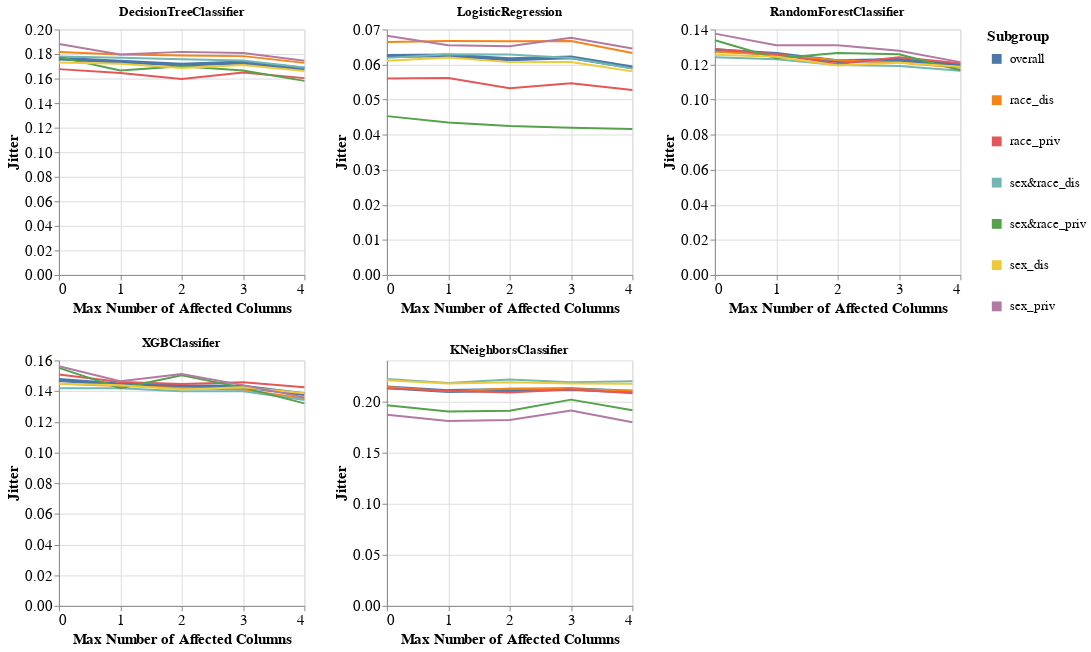

Notebook cell for this chart:
### Markdown cell above
### Specific subgroup metric per dataset and multiple models

### Code cell
visualizer.create_subgroups_grid_pct_lines_per_model_plot(subgroup_metric='Jitter',
                                                          target_preprocessing_technique=PREPROCESSING_TECHNIQUES[0],
                                                          model_names=MODEL_NAMES,
                                                          mode='max_num_columns')

### Figure 1 — Vega-Lite specification as saved in the notebook (floating-point values rounded to 4 significant figures)
{"config": {"view": {"continuousWidth": 400, "continuousHeight": 300}, "axis": {"labelFontSize": 15, "titleFontSize": 15}, "legend": {"labelFontSize": 13, "symbolStrokeWidth": 10, "titleFontSize": 15}}, "vconcat": [{"hconcat": [{"mark": "line", "encoding": {"color": {"field": "Subgroup", "type": "nominal"}, "strokeWidth": {"condition": {"value": 4, "test": "datum.Subgroup == 'overall'"}, "value": 2}, "x": {"axis": {"tickMinStep": 1}, "field": "Percentage", "title": "Max Number of Affected Columns", "type": "quantitative"}, "y": {"field": "Metric_Value", "title": "Jitter", "type": "quantitative"}}, "height": 250, "title": "DecisionTreeClassifier", "width": 250}, {"data": {"name": "data-a92ba8053cffd406ef3d83cafd9003b3"}, "mark": "line", "encoding": {"color": {"field": "Subgroup", "type": "nominal"}, "strokeWidth": {"condition": {"value": 4, "test": "datum.Subgroup == 'overall'"}, "value": 2}, "x": {"axis": {"tickMinStep": 1}, "field": "Percentage", "title": "Max Number of Affected Columns", "type": "quantitative"}, "y": {"field": "Metric_Value", "title": "Jitter", "type": "quantitative"}}, "height": 250, "title": "LogisticRegression", "width": 250}, {"data": {"name": "data-cd5742ee806b767fe313db1b54f65eeb"}, "mark": "line", "encoding": {"color": {"field": "Subgroup", "type": "nominal"}, "strokeWidth": {"condition": {"value": 4, "test": "datum.Subgroup == 'overall'"}, "value": 2}, "x": {"axis": {"tickMinStep": 1}, "field": "Percentage", "title": "Max Number of Affected Columns", "type": "quantitative"}, "y": {"field": "Metric_Value", "title": "Jitter", "type": "quantitative"}}, "height": 250, "title": "RandomForestClassifier", "width": 250}]}, {"hconcat": [{"mark": "line", "encoding": {"color": {"field": "Subgroup", "type": "nominal"}, "strokeWidth": {"condition": {"value": 4, "test": "datum.Subgroup == 'overall'"}, "value": 2}, "x": {"axis": {"tickMinStep": 1}, "field": "Percentage", "title": "Max Number of Affected Columns", "type": "quantitative"}, "y": {"field": "Metric_Value", "title": "Jitter", "type": "quantitative"}}, "height": 250, "title": "XGBClassifier", "width": 250}, {"data": {"name": "data-e5080bacfdd8e9cd53d47f045d9adc9f"}, "mark": "line", "encoding": {"color": {"field": "Subgroup", "type": "nominal"}, "strokeWidth": {"condition": {"value": 4, "test": "datum.Subgroup == 'overall'"}, "value": 2}, "x": {"axis": {"tickMinStep": 1}, "field": "Percentage", "title": "Max Number of Affected Columns", "type": "quantitative"}, "y": {"field": "Metric_Value", "title": "Jitter", "type": "quantitative"}}, "height": 250, "title": "KNeighborsClassifier", "width": 250}], "data": {"name": "data-29b5c967879d0432fb229ee66afd3fc4"}}], "data": {"name": "data-c56f06eae6d95aa3b6ca33a19c95e19d"}, "$schema": "https://vega.github.io/schema/vega-lite/v4.17.0.json", "datasets": {"data-c56f06eae6d95aa3b6ca33a19c95e19d": [{"Model_Name": "DecisionTreeClassifier", "Test_Set_Index": 0.0, "Metric": "Jitter", "Subgroup": "overall", "Num_Estimators": 200.0, "Metric_Value": 0.1763, "Percentage": 0.0}, {"Model_Name": "DecisionTreeClassifier", "Test_Set_Index": 0.0, "Metric": "Jitter", "Subgroup": "race_dis", "Num_Estimators": 200.0, "Metric_Value": 0.1816, "Percentage": 0.0}, {"Model_Name": "DecisionTreeClassifier", "Test_Set_Index": 0.0, "Metric": "Jitter", "Subgroup": "race_priv", "Num_Estimators": 200.0, "Metric_Value": 0.1677, "Percentage": 0.0}, {"Model_Name": "DecisionTreeClassifier", "Test_Set_Index": 0.0, "Metric": "Jitter", "Subgroup": "sex&race_dis", "Num_Estimators": 200.0, "Metric_Value": 0.1779, "Percentage": 0.0}, {"Model_Name": "DecisionTreeClassifier", "Test_Set_Index": 0.0, "Metric": "Jitter", "Subgroup": "sex&race_priv", "Num_Estimators": 200.0, "Metric_Value": 0.1775, "Percentage": 0.0}, {"Model_Name": "DecisionTreeClassifier", "Test_Set_Index": 0.0, "Metric": "Jitter", "Subgroup": "sex_dis", "Num_Estimators": 200.0, "Metric_Value": 0.173, "Percentage": 0.0}, {"Model_Name": "DecisionTreeClassifier", "Test_Set_Index": 0.0, "Metric": "Jitter", "Subgroup": "sex_priv", "Num_Estimators": 200.0, "Metric_Value": 0.1882, "Percentage": 0.0}, {"Model_Name": "DecisionTreeClassifier", "Test_Set_Index": 1.0, "Metric": "Jitter", "Subgroup": "overall", "Num_Estimators": 200.0, "Metric_Value": 0.1738, "Percentage": 1.0}, {"Model_Name": "DecisionTreeClassifier", "Test_Set_Index": 1.0, "Metric": "Jitter", "Subgroup": "race_dis", "Num_Estimators": 200.0, "Metric_Value": 0.1796, "Percentage": 1.0}, {"Model_Name": "DecisionTreeClassifier", "Test_Set_Index": 1.0, "Metric": "Jitter", "Subgroup": "race_priv", "Num_Estimators": 200.0, "Metric_Value": 0.1645, "Percentage": 1.0}, {"Model_Name": "DecisionTreeClassifier", "Test_Set_Index": 1.0, "Metric": "Jitter", "Subgroup": "sex&race_dis", "Num_Estimators": 200.0, "Metric_Value": 0.177, "Percentage": 1.0}, {"Model_Name": "DecisionTreeClassifier", "Test_Set_Index": 1.0, "Metric": "Jitter", "Subgroup": "sex&race_priv", "Num_Estimators": 200.0, "Metric_Value": 0.1666, "Percentage": 1.0}, {"Model_Name": "DecisionTreeClassifier", "Test_Set_Index": 1.0, "Metric": "Jitter", "Subgroup": "sex_dis", "Num_Estimators": 200.0, "Metric_Value": 0.1721, "Percentage": 1.0}, {"Model_Name": "DecisionTreeClassifier", "Test_Set_Index": 1.0, "Metric": "Jitter", "Subgroup": "sex_priv", "Num_Estimators": 200.0, "Metric_Value": 0.1796, "Percentage": 1.0}, {"Model_Name": "DecisionTreeClassifier", "Test_Set_Index": 2.0, "Metric": "Jitter", "Subgroup": "overall", "Num_Estimators": 200.0, "Metric_Value": 0.1714, "Percentage": 2.0}, {"Model_Name": "DecisionTreeClassifier", "Test_Set_Index": 2.0, "Metric": "Jitter", "Subgroup": "race_dis", "Num_Estimators": 200.0, "Metric_Value": 0.1787, "Percentage": 2.0}, {"Model_Name": "DecisionTreeClassifier", "Test_Set_Index": 2.0, "Metric": "Jitter", "Subgroup": "race_priv", "Num_Estimators": 200.0, "Metric_Value": 0.1597, "Percentage": 2.0}, {"Model_Name": "DecisionTreeClassifier", "Test_Set_Index": 2.0, "Metric": "Jitter", "Subgroup": "sex&race_dis", "Num_Estimators": 200.0, "Metric_Value": 0.1757, "Percentage": 2.0}, {"Model_Name": "DecisionTreeClassifier", "Test_Set_Index": 2.0, "Metric": "Jitter", "Subgroup": "sex&race_priv", "Num_Estimators": 200.0, "Metric_Value": 0.17, "Percentage": 2.0}, {"Model_Name": "DecisionTreeClassifier", "Test_Set_Index": 2.0, "Metric": "Jitter", "Subgroup": "sex_dis", "Num_Estimators": 200.0, "Metric_Value": 0.1686, "Percentage": 2.0}, {"Model_Name": "DecisionTreeClassifier", "Test_Set_Index": 2.0, "Metric": "Jitter", "Subgroup": "sex_priv", "Num_Estimators": 200.0, "Metric_Value": 0.1817, "Percentage": 2.0}, {"Model_Name": "DecisionTreeClassifier", "Test_Set_Index": 3.0, "Metric": "Jitter", "Subgroup": "overall", "Num_Estimators": 200.0, "Metric_Value": 0.1731, "Percentage": 3.0}, {"Model_Name": "DecisionTreeClassifier", "Test_Set_Index": 3.0, "Metric": "Jitter", "Subgroup": "race_dis", "Num_Estimators": 200.0, "Metric_Value": 0.1783, "Percentage": 3.0}, {"Model_Name": "DecisionTreeClassifier", "Test_Set_Index": 3.0, "Metric": "Jitter", "Subgroup": "race_priv", "Num_Estimators": 200.0, "Metric_Value": 0.1649, "Percentage": 3.0}, {"Model_Name": "DecisionTreeClassifier", "Test_Set_Index": 3.0, "Metric": "Jitter", "Subgroup": "sex&race_dis", "Num_Estimators": 200.0, "Metric_Value": 0.1748, "Percentage": 3.0}, {"Model_Name": "DecisionTreeClassifier", "Test_Set_Index": 3.0, "Metric": "Jitter", "Subgroup": "sex&race_priv", "Num_Estimators": 200.0, "Metric_Value": 0.1665, "Percentage": 3.0}, {"Model_Name": "DecisionTreeClassifier", "Test_Set_Index": 3.0, "Metric": "Jitter", "Subgroup": "sex_dis", "Num_Estimators": 200.0, "Metric_Value": 0.171, "Percentage": 3.0}, {"Model_Name": "DecisionTreeClassifier", "Test_Set_Index": 3.0, "Metric": "Jitter", "Subgroup": "sex_priv", "Num_Estimators": 200.0, "Metric_Value": 0.1807, "Percentage": 3.0}, {"Model_Name": "DecisionTreeClassifier", "Test_Set_Index": 4.0, "Metric": "Jitter", "Subgroup": "overall", "Num_Estimators": 200.0, "Metric_Value": 0.168, "Percentage": 4.0}, {"Model_Name": "DecisionTreeClassifier", "Test_Set_Index": 4.0, "Metric": "Jitter", "Subgroup": "race_dis", "Num_Estimators": 200.0, "Metric_Value": 0.1728, "Percentage": 4.0}, {"Model_Name": "DecisionTreeClassifier", "Test_Set_Index": 4.0, "Metric": "Jitter", "Subgroup": "race_priv", "Num_Estimators": 200.0, "Metric_Value": 0.1604, "Percentage": 4.0}, {"Model_Name": "DecisionTreeClassifier", "Test_Set_Index": 4.0, "Metric": "Jitter", "Subgroup": "sex&race_dis", "Num_Estimators": 200.0, "Metric_Value": 0.169, "Percentage": 4.0}, {"Model_Name": "DecisionTreeClassifier", "Test_Set_Index": 4.0, "Metric": "Jitter", "Subgroup": "sex&race_priv", "Num_Estimators": 200.0, "Metric_Value": 0.1581, "Percentage": 4.0}, {"Model_Name": "DecisionTreeClassifier", "Test_Set_Index": 4.0, "Metric": "Jitter", "Subgroup": "sex_dis", "Num_Estimators": 200.0, "Metric_Value": 0.1662, "Percentage": 4.0}, {"Model_Name": "DecisionTreeClassifier", "Test_Set_Index": 4.0, "Metric": "Jitter", "Subgroup": "sex_priv", "Num_Estimators": 200.0, "Metric_Value": 0.1746, "Percentage": 4.0}], "data-a92ba8053cffd406ef3d83cafd9003b3": [{"Model_Name": "LogisticRegression", "Test_Set_Index": 0.0, "Metric": "Jitter", "Subgroup": "overall", "Num_Estimators": 200.0, "Metric_Value": 0.06241, "Percentage": 0.0}, {"Model_Name": "LogisticRegression", "Test_Set_Index": 0.0, "Metric": "Jitter", "Subgroup": "race_dis", "Num_Estimators": 200.0, "Metric_Value": 0.06645, "Percentage": 0.0}, {"Model_Name": "LogisticRegression", "Test_Set_Index": 0.0, "Metric": "Jitter", "Subgroup": "race_priv", "Num_Estimators": 200.0, "Metric_Value": 0.05599, "Percentage": 0.0}, {"Model_Name": "LogisticRegression", "Test_Set_Index": 0.0, "Metric": "Jitter", "Subgroup": "sex&race_dis", "Num_Estimators": 200.0, "Metric_Value": 0.0619, "Percentage": 0.0}, {"Model_Name": "LogisticRegression", "Test_Set_Index": 0.0, "Metric": "Jitter", "Subgroup": "sex&race_priv", "Num_Estimators": 200.0, "Metric_Value": 0.04529, "Percentage": 0.0}, {"Model_Name": "LogisticRegression", "Test_Set_Index": 0.0, "Metric": "Jitter", "Subgroup": "sex_dis", "Num_Estimators": 200.0, "Metric_Value": 0.06108, "Percentage": 0.0}, {"Model_Name": "LogisticRegression", "Test_Set_Index": 0.0, "Metric": "Jitter", "Subgroup": "sex_priv", "Num_Estimators": 200.0, "Metric_Value": 0.06819, "Percentage": 0.0}, {"Model_Name": "LogisticRegression", "Test_Set_Index": 1.0, "Metric": "Jitter", "Subgroup": "overall", "Num_Estimators": 200.0, "Metric_Value": 0.06261, "Percentage": 1.0}, {"Model_Name": "LogisticRegression", "Test_Set_Index": 1.0, "Metric": "Jitter", "Subgroup": "race_dis", "Num_Estimators": 200.0, "Metric_Value": 0.0667, "Percentage": 1.0}, {"Model_Name": "LogisticRegression", "Test_Set_Index": 1.0, "Metric": "Jitter", "Subgroup": "race_priv", "Num_Estimators": 200.0, "Metric_Value": 0.05615, "Percentage": 1.0}, {"Model_Name": "LogisticRegression", "Test_Set_Index": 1.0, "Metric": "Jitter", "Subgroup": "sex&race_dis", "Num_Estimators": 200.0, "Metric_Value": 0.06292, "Percentage": 1.0}, {"Model_Name": "LogisticRegression", "Test_Set_Index": 1.0, "Metric": "Jitter", "Subgroup": "sex&race_priv", "Num_Estimators": 200.0, "Metric_Value": 0.04346, "Percentage": 1.0}, {"Model_Name": "LogisticRegression", "Test_Set_Index": 1.0, "Metric": "Jitter", "Subgroup": "sex_dis", "Num_Estimators": 200.0, "Metric_Value": 0.06201, "Percentage": 1.0}, {"Model_Name": "LogisticRegression", "Test_Set_Index": 1.0, "Metric": "Jitter", "Subgroup": "sex_priv", "Num_Estimators": 200.0, "Metric_Value": 0.06552, "Percentage": 1.0}, {"Model_Name": "LogisticRegression", "Test_Set_Index": 2.0, "Metric": "Jitter", "Subgroup": "overall", "Num_Estimators": 200.0, "Metric_Value": 0.0615, "Percentage": 2.0}, {"Model_Name": "LogisticRegression", "Test_Set_Index": 2.0, "Metric": "Jitter", "Subgroup": "race_dis", "Num_Estimators": 200.0, "Metric_Value": 0.06666, "Percentage": 2.0}, {"Model_Name": "LogisticRegression", "Test_Set_Index": 2.0, "Metric": "Jitter", "Subgroup": "race_priv", "Num_Estimators": 200.0, "Metric_Value": 0.05325, "Percentage": 2.0}, {"Model_Name": "LogisticRegression", "Test_Set_Index": 2.0, "Metric": "Jitter", "Subgroup": "sex&race_dis", "Num_Estimators": 200.0, "Metric_Value": 0.06287, "Percentage": 2.0}, {"Model_Name": "LogisticRegression", "Test_Set_Index": 2.0, "Metric": "Jitter", "Subgroup": "sex&race_priv", "Num_Estimators": 200.0, "Metric_Value": 0.04246, "Percentage": 2.0}, {"Model_Name": "LogisticRegression", "Test_Set_Index": 2.0, "Metric": "Jitter", "Subgroup": "sex_dis", "Num_Estimators": 200.0, "Metric_Value": 0.06069, "Percentage": 2.0}, {"Model_Name": "LogisticRegression", "Test_Set_Index": 2.0, "Metric": "Jitter", "Subgroup": "sex_priv", "Num_Estimators": 200.0, "Metric_Value": 0.06523, "Percentage": 2.0}, {"Model_Name": "LogisticRegression", "Test_Set_Index": 3.0, "Metric": "Jitter", "Subgroup": "overall", "Num_Estimators": 200.0, "Metric_Value": 0.06204, "Percentage": 3.0}, {"Model_Name": "LogisticRegression", "Test_Set_Index": 3.0, "Metric": "Jitter", "Subgroup": "race_dis", "Num_Estimators": 200.0, "Metric_Value": 0.06672, "Percentage": 3.0}, {"Model_Name": "LogisticRegression", "Test_Set_Index": 3.0, "Metric": "Jitter", "Subgroup": "race_priv", "Num_Estimators": 200.0, "Metric_Value": 0.05465, "Percentage": 3.0}, {"Model_Name": "LogisticRegression", "Test_Set_Index": 3.0, "Metric": "Jitter", "Subgroup": "sex&race_dis", "Num_Estimators": 200.0, "Metric_Value": 0.06186, "Percentage": 3.0}, {"Model_Name": "LogisticRegression", "Test_Set_Index": 3.0, "Metric": "Jitter", "Subgroup": "sex&race_priv", "Num_Estimators": 200.0, "Metric_Value": 0.04195, "Percentage": 3.0}, {"Model_Name": "LogisticRegression", "Test_Set_Index": 3.0, "Metric": "Jitter", "Subgroup": "sex_dis", "Num_Estimators": 200.0, "Metric_Value": 0.06074, "Percentage": 3.0}, {"Model_Name": "LogisticRegression", "Test_Set_Index": 3.0, "Metric": "Jitter", "Subgroup": "sex_priv", "Num_Estimators": 200.0, "Metric_Value": 0.06762, "Percentage": 3.0}, {"Model_Name": "LogisticRegression", "Test_Set_Index": 4.0, "Metric": "Jitter", "Subgroup": "overall", "Num_Estimators": 200.0, "Metric_Value": 0.0592, "Percentage": 4.0}, {"Model_Name": "LogisticRegression", "Test_Set_Index": 4.0, "Metric": "Jitter", "Subgroup": "race_dis", "Num_Estimators": 200.0, "Metric_Value": 0.06329, "Percentage": 4.0}, {"Model_Name": "LogisticRegression", "Test_Set_Index": 4.0, "Metric": "Jitter", "Subgroup": "race_priv", "Num_Estimators": 200.0, "Metric_Value": 0.05274, "Percentage": 4.0}, {"Model_Name": "LogisticRegression", "Test_Set_Index": 4.0, "Metric": "Jitter", "Subgroup": "sex&race_dis", "Num_Estimators": 200.0, "Metric_Value": 0.05888, "Percentage": 4.0}, {"Model_Name": "LogisticRegression", "Test_Set_Index": 4.0, "Metric": "Jitter", "Subgroup": "sex&race_priv", "Num_Estimators": 200.0, "Metric_Value": 0.04159, "Percentage": 4.0}, {"Model_Name": "LogisticRegression", "Test_Set_Index": 4.0, "Metric": "Jitter", "Subgroup": "sex_dis", "Num_Estimators": 200.0, "Metric_Value": 0.05804, "Percentage": 4.0}, {"Model_Name": "LogisticRegression", "Test_Set_Index": 4.0, "Metric": "Jitter", "Subgroup": "sex_priv", "Num_Estimators": 200.0, "Metric_Value": 0.06456, "Percentage": 4.0}], "data-cd5742ee806b767fe313db1b54f65eeb": [{"Model_Name": "RandomForestClassifier", "Test_Set_Index": 0.0, "Metric": "Jitter", "Subgroup": "overall", "Num_Estimators": 200.0, "Metric_Value": 0.1282, "Percentage": 0.0}, {"Model_Name": "RandomForestClassifier", "Test_Set_Index": 0.0, "Metric": "Jitter", "Subgroup": "race_dis", "Num_Estimators": 200.0, "Metric_Value": 0.1273, "Percentage": 0.0}, {"Model_Name": "RandomForestClassifier", "Test_Set_Index": 0.0, "Metric": "Jitter", "Subgroup": "race_priv", "Num_Estimators": 200.0, "Metric_Value": 0.1288, "Percentage": 0.0}, {"Model_Name": "RandomForestClassifier", "Test_Set_Index": 0.0, "Metric": "Jitter", "Subgroup": "sex&race_dis", "Num_Estimators": 200.0, "Metric_Value": 0.1242, "Percentage": 0.0}, {"Model_Name": "RandomForestClassifier", "Test_Set_Index": 0.0, "Metric": "Jitter", "Subgroup": "sex&race_priv", "Num_Estimators": 200.0, "Metric_Value": 0.1339, "Percentage": 0.0}, {"Model_Name": "RandomForestClassifier", "Test_Set_Index": 0.0, "Metric": "Jitter", "Subgroup": "sex_dis", "Num_Estimators": 200.0, "Metric_Value": 0.1255, "Percentage": 0.0}, {"Model_Name": "RandomForestClassifier", "Test_Set_Index": 0.0, "Metric": "Jitter", "Subgroup": "sex_priv", "Num_Estimators": 200.0, "Metric_Value": 0.1376, "Percentage": 0.0}, {"Model_Name": "RandomForestClassifier", "Test_Set_Index": 1.0, "Metric": "Jitter", "Subgroup": "overall", "Num_Estimators": 200.0, "Metric_Value": 0.126, "Percentage": 1.0}, {"Model_Name": "RandomForestClassifier", "Test_Set_Index": 1.0, "Metric": "Jitter", "Subgroup": "race_dis", "Num_Estimators": 200.0, "Metric_Value": 0.1256, "Percentage": 1.0}, {"Model_Name": "RandomForestClassifier", "Test_Set_Index": 1.0, "Metric": "Jitter", "Subgroup": "race_priv", "Num_Estimators": 200.0, "Metric_Value": 0.1258, "Percentage": 1.0}, {"Model_Name": "RandomForestClassifier", "Test_Set_Index": 1.0, "Metric": "Jitter", "Subgroup": "sex&race_dis", "Num_Estimators": 200.0, "Metric_Value": 0.123, "Percentage": 1.0}, {"Model_Name": "RandomForestClassifier", "Test_Set_Index": 1.0, "Metric": "Jitter", "Subgroup": "sex&race_priv", "Num_Estimators": 200.0, "Metric_Value": 0.1236, "Percentage": 1.0}, {"Model_Name": "RandomForestClassifier", "Test_Set_Index": 1.0, "Metric": "Jitter", "Subgroup": "sex_dis", "Num_Estimators": 200.0, "Metric_Value": 0.1245, "Percentage": 1.0}, {"Model_Name": "RandomForestClassifier", "Test_Set_Index": 1.0, "Metric": "Jitter", "Subgroup": "sex_priv", "Num_Estimators": 200.0, "Metric_Value": 0.131, "Percentage": 1.0}, {"Model_Name": "RandomForestClassifier", "Test_Set_Index": 2.0, "Metric": "Jitter", "Subgroup": "overall", "Num_Estimators": 200.0, "Metric_Value": 0.122, "Percentage": 2.0}, {"Model_Name": "RandomForestClassifier", "Test_Set_Index": 2.0, "Metric": "Jitter", "Subgroup": "race_dis", "Num_Estimators": 200.0, "Metric_Value": 0.1225, "Percentage": 2.0}, {"Model_Name": "RandomForestClassifier", "Test_Set_Index": 2.0, "Metric": "Jitter", "Subgroup": "race_priv", "Num_Estimators": 200.0, "Metric_Value": 0.1204, "Percentage": 2.0}, {"Model_Name": "RandomForestClassifier", "Test_Set_Index": 2.0, "Metric": "Jitter", "Subgroup": "sex&race_dis", "Num_Estimators": 200.0, "Metric_Value": 0.1197, "Percentage": 2.0}, {"Model_Name": "RandomForestClassifier", "Test_Set_Index": 2.0, "Metric": "Jitter", "Subgroup": "sex&race_priv", "Num_Estimators": 200.0, "Metric_Value": 0.1265, "Percentage": 2.0}, {"Model_Name": "RandomForestClassifier", "Test_Set_Index": 2.0, "Metric": "Jitter", "Subgroup": "sex_dis", "Num_Estimators": 200.0, "Metric_Value": 0.1194, "Percentage": 2.0}, {"Model_Name": "RandomForestClassifier", "Test_Set_Index": 2.0, "Metric": "Jitter", "Subgroup": "sex_priv", "Num_Estimators": 200.0, "Metric_Value": 0.131, "Percentage": 2.0}, {"Model_Name": "RandomForestClassifier", "Test_Set_Index": 3.0, "Metric": "Jitter", "Subgroup": "overall", "Num_Estimators": 200.0, "Metric_Value": 0.1226, "Percentage": 3.0}, {"Model_Name": "RandomForestClassifier", "Test_Set_Index": 3.0, "Metric": "Jitter", "Subgroup": "race_dis", "Num_Estimators": 200.0, "Metric_Value": 0.1211, "Percentage": 3.0}, {"Model_Name": "RandomForestClassifier", "Test_Set_Index": 3.0, "Metric": "Jitter", "Subgroup": "race_priv", "Num_Estimators": 200.0, "Metric_Value": 0.1242, "Percentage": 3.0}, {"Model_Name": "RandomForestClassifier", "Test_Set_Index": 3.0, "Metric": "Jitter", "Subgroup": "sex&race_dis", "Num_Estimators": 200.0, "Metric_Value": 0.1192, "Percentage": 3.0}, {"Model_Name": "RandomForestClassifier", "Test_Set_Index": 3.0, "Metric": "Jitter", "Subgroup": "sex&race_priv", "Num_Estimators": 200.0, "Metric_Value": 0.1259, "Percentage": 3.0}, {"Model_Name": "RandomForestClassifier", "Test_Set_Index": 3.0, "Metric": "Jitter", "Subgroup": "sex_dis", "Num_Estimators": 200.0, "Metric_Value": 0.121, "Percentage": 3.0}, {"Model_Name": "RandomForestClassifier", "Test_Set_Index": 3.0, "Metric": "Jitter", "Subgroup": "sex_priv", "Num_Estimators": 200.0, "Metric_Value": 0.1278, "Percentage": 3.0}, {"Model_Name": "RandomForestClassifier", "Test_Set_Index": 4.0, "Metric": "Jitter", "Subgroup": "overall", "Num_Estimators": 200.0, "Metric_Value": 0.1195, "Percentage": 4.0}, {"Model_Name": "RandomForestClassifier", "Test_Set_Index": 4.0, "Metric": "Jitter", "Subgroup": "race_dis", "Num_Estimators": 200.0, "Metric_Value": 0.1182, "Percentage": 4.0}, {"Model_Name": "RandomForestClassifier", "Test_Set_Index": 4.0, "Metric": "Jitter", "Subgroup": "race_priv", "Num_Estimators": 200.0, "Metric_Value": 0.1207, "Percentage": 4.0}, {"Model_Name": "RandomForestClassifier", "Test_Set_Index": 4.0, "Metric": "Jitter", "Subgroup": "sex&race_dis", "Num_Estimators": 200.0, "Metric_Value": 0.1165, "Percentage": 4.0}, {"Model_Name": "RandomForestClassifier", "Test_Set_Index": 4.0, "Metric": "Jitter", "Subgroup": "sex&race_priv", "Num_Estimators": 200.0, "Metric_Value": 0.1167, "Percentage": 4.0}, {"Model_Name": "RandomForestClassifier", "Test_Set_Index": 4.0, "Metric": "Jitter", "Subgroup": "sex_dis", "Num_Estimators": 200.0, "Metric_Value": 0.1187, "Percentage": 4.0}, {"Model_Name": "RandomForestClassifier", "Test_Set_Index": 4.0, "Metric": "Jitter", "Subgroup": "sex_priv", "Num_Estimators": 200.0, "Metric_Value": 0.1214, "Percentage": 4.0}], "data-29b5c967879d0432fb229ee66afd3fc4": [{"Model_Name": "XGBClassifier", "Test_Set_Index": 0.0, "Metric": "Jitter", "Subgroup": "overall", "Num_Estimators": 200.0, "Metric_Value": 0.1472, "Percentage": 0.0}, {"Model_Name": "XGBClassifier", "Test_Set_Index": 0.0, "Metric": "Jitter", "Subgroup": "race_dis", "Num_Estimators": 200.0, "Metric_Value": 0.1447, "Percentage": 0.0}, {"Model_Name": "XGBClassifier", "Test_Set_Index": 0.0, "Metric": "Jitter", "Subgroup": "race_priv", "Num_Estimators": 200.0, "Metric_Value": 0.1508, "Percentage": 0.0}, {"Model_Name": "XGBClassifier", "Test_Set_Index": 0.0, "Metric": "Jitter", "Subgroup": "sex&race_dis", "Num_Estimators": 200.0, "Metric_Value": 0.1419, "Percentage": 0.0}, {"Model_Name": "XGBClassifier", "Test_Set_Index": 0.0, "Metric": "Jitter", "Subgroup": "sex&race_priv", "Num_Estimators": 200.0, "Metric_Value": 0.1551, "Percentage": 0.0}, {"Model_Name": "XGBClassifier", "Test_Set_Index": 0.0, "Metric": "Jitter", "Subgroup": "sex_dis", "Num_Estimators": 200.0, "Metric_Value": 0.1448, "Percentage": 0.0}, {"Model_Name": "XGBClassifier", "Test_Set_Index": 0.0, "Metric": "Jitter", "Subgroup": "sex_priv", "Num_Estimators": 200.0, "Metric_Value": 0.1562, "Percentage": 0.0}, {"Model_Name": "XGBClassifier", "Test_Set_Index": 1.0, "Metric": "Jitter", "Subgroup": "overall", "Num_Estimators": 200.0, "Metric_Value": 0.1444, "Percentage": 1.0}, {"Model_Name": "XGBClassifier", "Test_Set_Index": 1.0, "Metric": "Jitter", "Subgroup": "race_dis", "Num_Estimators": 200.0, "Metric_Value": 0.1433, "Percentage": 1.0}, {"Model_Name": "XGBClassifier", "Test_Set_Index": 1.0, "Metric": "Jitter", "Subgroup": "race_priv", "Num_Estimators": 200.0, "Metric_Value": 0.1459, "Percentage": 1.0}, {"Model_Name": "XGBClassifier", "Test_Set_Index": 1.0, "Metric": "Jitter", "Subgroup": "sex&race_dis", "Num_Estimators": 200.0, "Metric_Value": 0.1418, "Percentage": 1.0}, {"Model_Name": "XGBClassifier", "Test_Set_Index": 1.0, "Metric": "Jitter", "Subgroup": "sex&race_priv", "Num_Estimators": 200.0, "Metric_Value": 0.1418, "Percentage": 1.0}, {"Model_Name": "XGBClassifier", "Test_Set_Index": 1.0, "Metric": "Jitter", "Subgroup": "sex_dis", "Num_Estimators": 200.0, "Metric_Value": 0.1438, "Percentage": 1.0}, {"Model_Name": "XGBClassifier", "Test_Set_Index": 1.0, "Metric": "Jitter", "Subgroup": "sex_priv", "Num_Estimators": 200.0, "Metric_Value": 0.1464, "Percentage": 1.0}, {"Model_Name": "XGBClassifier", "Test_Set_Index": 2.0, "Metric": "Jitter", "Subgroup": "overall", "Num_Estimators": 200.0, "Metric_Value": 0.1432, "Percentage": 2.0}, {"Model_Name": "XGBClassifier", "Test_Set_Index": 2.0, "Metric": "Jitter", "Subgroup": "race_dis", "Num_Estimators": 200.0, "Metric_Value": 0.1421, "Percentage": 2.0}, {"Model_Name": "XGBClassifier", "Test_Set_Index": 2.0, "Metric": "Jitter", "Subgroup": "race_priv", "Num_Estimators": 200.0, "Metric_Value": 0.1446, "Percentage": 2.0}, {"Model_Name": "XGBClassifier", "Test_Set_Index": 2.0, "Metric": "Jitter", "Subgroup": "sex&race_dis", "Num_Estimators": 200.0, "Metric_Value": 0.1399, "Percentage": 2.0}, {"Model_Name": "XGBClassifier", "Test_Set_Index": 2.0, "Metric": "Jitter", "Subgroup": "sex&race_priv", "Num_Estimators": 200.0, "Metric_Value": 0.1503, "Percentage": 2.0}, {"Model_Name": "XGBClassifier", "Test_Set_Index": 2.0, "Metric": "Jitter", "Subgroup": "sex_dis", "Num_Estimators": 200.0, "Metric_Value": 0.1411, "Percentage": 2.0}, {"Model_Name": "XGBClassifier", "Test_Set_Index": 2.0, "Metric": "Jitter", "Subgroup": "sex_priv", "Num_Estimators": 200.0, "Metric_Value": 0.1512, "Percentage": 2.0}, {"Model_Name": "XGBClassifier", "Test_Set_Index": 3.0, "Metric": "Jitter", "Subgroup": "overall", "Num_Estimators": 200.0, "Metric_Value": 0.1429, "Percentage": 3.0}, {"Model_Name": "XGBClassifier", "Test_Set_Index": 3.0, "Metric": "Jitter", "Subgroup": "race_dis", "Num_Estimators": 200.0, "Metric_Value": 0.1409, "Percentage": 3.0}, {"Model_Name": "XGBClassifier", "Test_Set_Index": 3.0, "Metric": "Jitter", "Subgroup": "race_priv", "Num_Estimators": 200.0, "Metric_Value": 0.1458, "Percentage": 3.0}, {"Model_Name": "XGBClassifier", "Test_Set_Index": 3.0, "Metric": "Jitter", "Subgroup": "sex&race_dis", "Num_Estimators": 200.0, "Metric_Value": 0.1399, "Percentage": 3.0}, {"Model_Name": "XGBClassifier", "Test_Set_Index": 3.0, "Metric": "Jitter", "Subgroup": "sex&race_priv", "Num_Estimators": 200.0, "Metric_Value": 0.1423, "Percentage": 3.0}, {"Model_Name": "XGBClassifier", "Test_Set_Index": 3.0, "Metric": "Jitter", "Subgroup": "sex_dis", "Num_Estimators": 200.0, "Metric_Value": 0.1425, "Percentage": 3.0}, {"Model_Name": "XGBClassifier", "Test_Set_Index": 3.0, "Metric": "Jitter", "Subgroup": "sex_priv", "Num_Estimators": 200.0, "Metric_Value": 0.1439, "Percentage": 3.0}, {"Model_Name": "XGBClassifier", "Test_Set_Index": 4.0, "Metric": "Jitter", "Subgroup": "overall", "Num_Estimators": 200.0, "Metric_Value": 0.138, "Percentage": 4.0}, {"Model_Name": "XGBClassifier", "Test_Set_Index": 4.0, "Metric": "Jitter", "Subgroup": "race_dis", "Num_Estimators": 200.0, "Metric_Value": 0.1351, "Percentage": 4.0}, {"Model_Name": "XGBClassifier", "Test_Set_Index": 4.0, "Metric": "Jitter", "Subgroup": "race_priv", "Num_Estimators": 200.0, "Metric_Value": 0.1424, "Percentage": 4.0}, {"Model_Name": "XGBClassifier", "Test_Set_Index": 4.0, "Metric": "Jitter", "Subgroup": "sex&race_dis", "Num_Estimators": 200.0, "Metric_Value": 0.1342, "Percentage": 4.0}, {"Model_Name": "XGBClassifier", "Test_Set_Index": 4.0, "Metric": "Jitter", "Subgroup": "sex&race_priv", "Num_Estimators": 200.0, "Metric_Value": 0.132, "Percentage": 4.0}, {"Model_Name": "XGBClassifier", "Test_Set_Index": 4.0, "Metric": "Jitter", "Subgroup": "sex_dis", "Num_Estimators": 200.0, "Metric_Value": 0.1385, "Percentage": 4.0}, {"Model_Name": "XGBClassifier", "Test_Set_Index": 4.0, "Metric": "Jitter", "Subgroup": "sex_priv", "Num_Estimators": 200.0, "Metric_Value": 0.1359, "Percentage": 4.0}], "data-e5080bacfdd8e9cd53d47f045d9adc9f": [{"Model_Name": "KNeighborsClassifier", "Test_Set_Index": 0.0, "Metric": "Jitter", "Subgroup": "overall", "Num_Estimators": 200.0, "Metric_Value": 0.2136, "Percentage": 0.0}, {"Model_Name": "KNeighborsClassifier", "Test_Set_Index": 0.0, "Metric": "Jitter", "Subgroup": "race_dis", "Num_Estimators": 200.0, "Metric_Value": 0.2141, "Percentage": 0.0}, {"Model_Name": "KNeighborsClassifier", "Test_Set_Index": 0.0, "Metric": "Jitter", "Subgroup": "race_priv", "Num_Estimators": 200.0, "Metric_Value": 0.2126, "Percentage": 0.0}, {"Model_Name": "KNeighborsClassifier", "Test_Set_Index": 0.0, "Metric": "Jitter", "Subgroup": "sex&race_dis", "Num_Estimators": 200.0, "Metric_Value": 0.2219, "Percentage": 0.0}, {"Model_Name": "KNeighborsClassifier", "Test_Set_Index": 0.0, "Metric": "Jitter", "Subgroup": "sex&race_priv", "Num_Estimators": 200.0, "Metric_Value": 0.1961, "Percentage": 0.0}, {"Model_Name": "KNeighborsClassifier", "Test_Set_Index": 0.0, "Metric": "Jitter", "Subgroup": "sex_dis", "Num_Estimators": 200.0, "Metric_Value": 0.2205, "Percentage": 0.0}, {"Model_Name": "KNeighborsClassifier", "Test_Set_Index": 0.0, "Metric": "Jitter", "Subgroup": "sex_priv", "Num_Estimators": 200.0, "Metric_Value": 0.1868, "Percentage": 0.0}, {"Model_Name": "KNeighborsClassifier", "Test_Set_Index": 1.0, "Metric": "Jitter", "Subgroup": "overall", "Num_Estimators": 200.0, "Metric_Value": 0.21, "Percentage": 1.0}, {"Model_Name": "KNeighborsClassifier", "Test_Set_Index": 1.0, "Metric": "Jitter", "Subgroup": "race_dis", "Num_Estimators": 200.0, "Metric_Value": 0.2097, "Percentage": 1.0}, {"Model_Name": "KNeighborsClassifier", "Test_Set_Index": 1.0, "Metric": "Jitter", "Subgroup": "race_priv", "Num_Estimators": 200.0, "Metric_Value": 0.2103, "Percentage": 1.0}, {"Model_Name": "KNeighborsClassifier", "Test_Set_Index": 1.0, "Metric": "Jitter", "Subgroup": "sex&race_dis", "Num_Estimators": 200.0, "Metric_Value": 0.2178, "Percentage": 1.0}, {"Model_Name": "KNeighborsClassifier", "Test_Set_Index": 1.0, "Metric": "Jitter", "Subgroup": "sex&race_priv", "Num_Estimators": 200.0, "Metric_Value": 0.1901, "Percentage": 1.0}, {"Model_Name": "KNeighborsClassifier", "Test_Set_Index": 1.0, "Metric": "Jitter", "Subgroup": "sex_dis", "Num_Estimators": 200.0, "Metric_Value": 0.2175, "Percentage": 1.0}, {"Model_Name": "KNeighborsClassifier", "Test_Set_Index": 1.0, "Metric": "Jitter", "Subgroup": "sex_priv", "Num_Estimators": 200.0, "Metric_Value": 0.1808, "Percentage": 1.0}, {"Model_Name": "KNeighborsClassifier", "Test_Set_Index": 2.0, "Metric": "Jitter", "Subgroup": "overall", "Num_Estimators": 200.0, "Metric_Value": 0.2111, "Percentage": 2.0}, {"Model_Name": "KNeighborsClassifier", "Test_Set_Index": 2.0, "Metric": "Jitter", "Subgroup": "race_dis", "Num_Estimators": 200.0, "Metric_Value": 0.2126, "Percentage": 2.0}, {"Model_Name": "KNeighborsClassifier", "Test_Set_Index": 2.0, "Metric": "Jitter", "Subgroup": "race_priv", "Num_Estimators": 200.0, "Metric_Value": 0.2087, "Percentage": 2.0}, {"Model_Name": "KNeighborsClassifier", "Test_Set_Index": 2.0, "Metric": "Jitter", "Subgroup": "sex&race_dis", "Num_Estimators": 200.0, "Metric_Value": 0.2212, "Percentage": 2.0}, {"Model_Name": "KNeighborsClassifier", "Test_Set_Index": 2.0, "Metric": "Jitter", "Subgroup": "sex&race_priv", "Num_Estimators": 200.0, "Metric_Value": 0.1907, "Percentage": 2.0}, {"Model_Name": "KNeighborsClassifier", "Test_Set_Index": 2.0, "Metric": "Jitter", "Subgroup": "sex_dis", "Num_Estimators": 200.0, "Metric_Value": 0.2187, "Percentage": 2.0}, {"Model_Name": "KNeighborsClassifier", "Test_Set_Index": 2.0, "Metric": "Jitter", "Subgroup": "sex_priv", "Num_Estimators": 200.0, "Metric_Value": 0.1817, "Percentage": 2.0}, {"Model_Name": "KNeighborsClassifier", "Test_Set_Index": 3.0, "Metric": "Jitter", "Subgroup": "overall", "Num_Estimators": 200.0, "Metric_Value": 0.2119, "Percentage": 3.0}, {"Model_Name": "KNeighborsClassifier", "Test_Set_Index": 3.0, "Metric": "Jitter", "Subgroup": "race_dis", "Num_Estimators": 200.0, "Metric_Value": 0.212, "Percentage": 3.0}, {"Model_Name": "KNeighborsClassifier", "Test_Set_Index": 3.0, "Metric": "Jitter", "Subgroup": "race_priv", "Num_Estimators": 200.0, "Metric_Value": 0.2117, "Percentage": 3.0}, {"Model_Name": "KNeighborsClassifier", "Test_Set_Index": 3.0, "Metric": "Jitter", "Subgroup": "sex&race_dis", "Num_Estimators": 200.0, "Metric_Value": 0.2187, "Percentage": 3.0}, {"Model_Name": "KNeighborsClassifier", "Test_Set_Index": 3.0, "Metric": "Jitter", "Subgroup": "sex&race_priv", "Num_Estimators": 200.0, "Metric_Value": 0.2016, "Percentage": 3.0}, {"Model_Name": "KNeighborsClassifier", "Test_Set_Index": 3.0, "Metric": "Jitter", "Subgroup": "sex_dis", "Num_Estimators": 200.0, "Metric_Value": 0.2174, "Percentage": 3.0}, {"Model_Name": "KNeighborsClassifier", "Test_Set_Index": 3.0, "Metric": "Jitter", "Subgroup": "sex_priv", "Num_Estimators": 200.0, "Metric_Value": 0.1909, "Percentage": 3.0}, {"Model_Name": "KNeighborsClassifier", "Test_Set_Index": 4.0, "Metric": "Jitter", "Subgroup": "overall", "Num_Estimators": 200.0, "Metric_Value": 0.2095, "Percentage": 4.0}, {"Model_Name": "KNeighborsClassifier", "Test_Set_Index": 4.0, "Metric": "Jitter", "Subgroup": "race_dis", "Num_Estimators": 200.0, "Metric_Value": 0.2104, "Percentage": 4.0}, {"Model_Name": "KNeighborsClassifier", "Test_Set_Index": 4.0, "Metric": "Jitter", "Subgroup": "race_priv", "Num_Estimators": 200.0, "Metric_Value": 0.2079, "Percentage": 4.0}, {"Model_Name": "KNeighborsClassifier", "Test_Set_Index": 4.0, "Metric": "Jitter", "Subgroup": "sex&race_dis", "Num_Estimators": 200.0, "Metric_Value": 0.2196, "Percentage": 4.0}, {"Model_Name": "KNeighborsClassifier", "Test_Set_Index": 4.0, "Metric": "Jitter", "Subgroup": "sex&race_priv", "Num_Estimators": 200.0, "Metric_Value": 0.1912, "Percentage": 4.0}, {"Model_Name": "KNeighborsClassifier", "Test_Set_Index": 4.0, "Metric": "Jitter", "Subgroup": "sex_dis", "Num_Estimators": 200.0, "Metric_Value": 0.2172, "Percentage": 4.0}, {"Model_Name": "KNeighborsClassifier", "Test_Set_Index": 4.0, "Metric": "Jitter", "Subgroup": "sex_priv", "Num_Estimators": 200.0, "Metric_Value": 0.1795, "Percentage": 4.0}]}}
